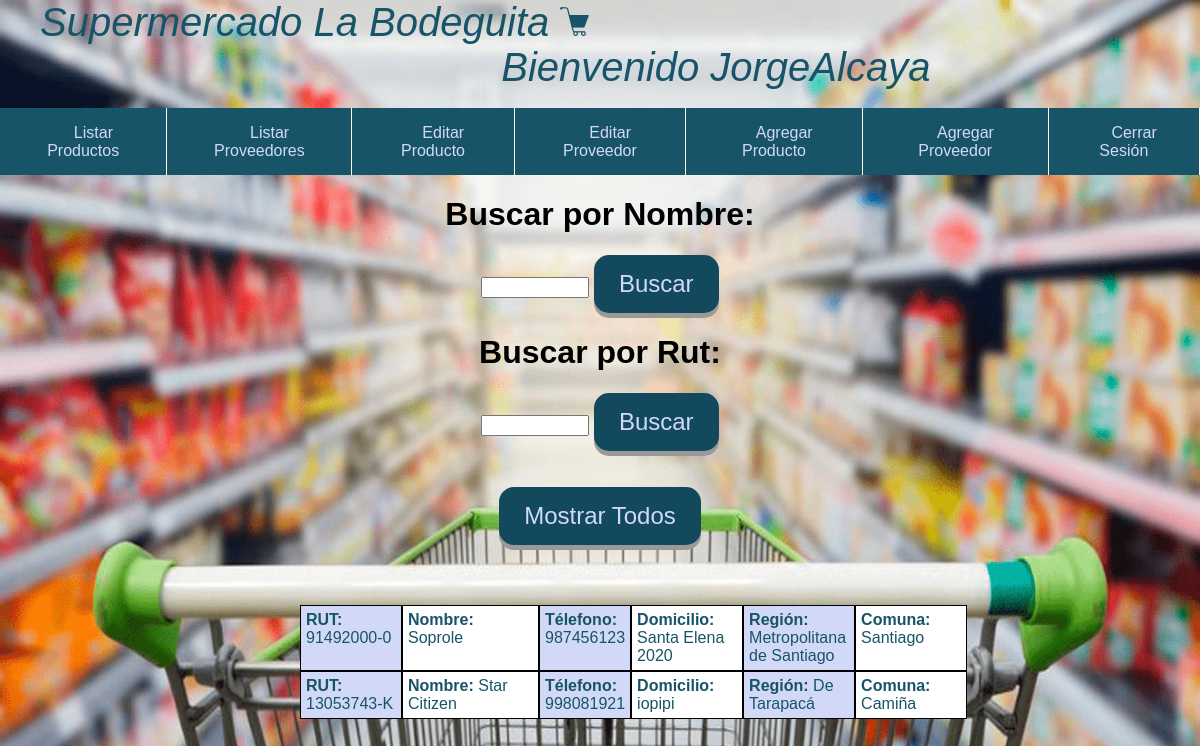
The page /listarProveedores (signed in) on the database its author committed.
### app/models.py (models this page shows, shortened)
class Proveedor(models.Model):
    rut = models.CharField(max_length=15)
    nombre = models.CharField(max_length=50)
    telefono = models.CharField(max_length=20)
    domicilio = models.CharField(max_length=50)
    region = models.CharField(max_length=50, blank=True, null=True)
    comuna = models.CharField(max_length=50, blank=True, null=True)

### app/views.py (the view)
# urls.py: path('listarProveedores', views.listarProveedores),
@login_required
def listarProveedores(request):
    proveedor = Proveedor.objects.all()
    rut = ""
    if request.POST.get('rut'):
        rut = request.POST.get('rut')
        proveedor = proveedor.filter(rut=rut)
    if request.POST.get('nombre'):
        nombre = request.POST.get('nombre')
        proveedor = proveedor.filter(nombre=nombre)
    return render(request, "app/listarProveedores.html", {'proveedor': proveedor})

### app/templates/app/listarProveedores.html (shortened to what this page needs)
{% extends 'app/base.html' %}
{% block content %}
{% load static %}
<link href="{% static 'css/estilosTabla.css' %}" rel="stylesheet">
<body>
    <div>
        <form class="centra" class="flot" action="/listarProveedores" method="POST">
            <div>
                <div>
                    <div>
                        <h1>Buscar por Nombre:</h1>
                    </div >
                    <input type="text" name="nombre" value="{{nombre}}" style="width:100px" />
                        <input  class="button" type="submit" value="Buscar">
                </div>
                <div>
                    <div>
                        <h1>Buscar por Rut:</h1>
                    </div>
                    <input type="text" name="rut" value="{{rut}}" style="width:100px" />
                    <input class="button" type="submit" value="Buscar">
                </div>
            </div>
            <br>
            <input class="button" action="/listarProveedores" type="submit" value="Mostrar Todos">
        </form>
    </div>
    {% for c in proveedor %}
    <body>
        <div id="tabla" id="divt">
            <div class="A" id="divt"><strong>RUT:  </strong>{{c.rut}}</div>
            <div class="B" id="divt"><strong>Nombre:  </strong>{{c.nombre}}</div>
            <div class="C" id="divt"><strong>Télefono:  </strong>{{c.telefono}}</div>
            <div class="D" id="divt"><strong>Domicilio:  </strong>{{c.domicilio}}</div>
            <div class="E" id="divt"><strong>Región:  </strong>{{c.region}}</div>
            <div class="F" id="divt"><strong>Comuna:  </strong>{{c.comuna}}</div>
        </div>
    </body>
    {% endfor%}
</body>
{% endblock content %}

### app/templates/app/base.html (shortened to what this page needs)
{% load static %}
<!DOCTYPE html>
<html lang="es">
<head>
    <link href="{% static 'css/estiloMenu.css' %}" rel="stylesheet">
    <link href="{% static 'css/icomoon/style.css' %}" rel="stylesheet">
    <link href="{% static 'css/estiloFormLogin.css' %}" rel="stylesheet">
    <link href="{% static 'css/table.css' %}" rel="stylesheet">
    <link href="{% static 'css/divEdit.css' %}" rel="stylesheet">
</head>
<dir class="titulo">
    Supermercado La Bodeguita <img src="{% static 'img/carrito.png' %}" alt="">
    {% if user.is_authenticated %} <span>123456789101112131415</span>Bienvenido {{user.username}}
    {% else %}<span>123456789101112131415</span>Bienvenido Proveedores{% endif %}
</dir>
<span>12345678910</span>
<body>
    <header class="titulo3">
        <nav class="menu">
            <ul>
                {% if user.is_authenticated %}
                <li><a href="http://localhost:8000/listarProductos"><span class="icon-file-text"></span> Listar
                        Productos</a></li>
                <li><a href="http://localhost:8000/listarProveedores"><span class="icon-file-text"></span> Listar
                        Proveedores</a></li>
                <li><a href="http://localhost:8000/listarProductosFull"><span class="icon-file-text"></span> Editar
                        Producto</a></li>
                <li><a href="http://localhost:8000/listarProveedoresFull"><span class="icon-file-text"></span> Editar
                        Proveedor</a></li>
                <li><a href="http://localhost:8000/ingresarProducto"><span class="icon-file-text"></span> Agregar
                        Producto</a></li>
                <li><a href="http://localhost:8000/ingresarProveedor"><span class="icon-file-text"></span> Agregar
                        Proveedor</a></li>
                <li><a href="http://localhost:8000/logout/"><span class="icon-clipboard"></span> Cerrar Sesión</a>
                </li>
                {% endif %}
            </ul>
        </nav>
    </header>
</body>
{% block content %}
{% endblock %}
</html>

### app/static/css/estiloMenu.css (style rules this page uses)
body { margin: 0; font-family: sans-serif; }
header { width: 100%; background: #185468; }
.menu ul { margin: 0; list-style: none; padding: 0; display: flex; }
.menu li { border-right: 1px solid #fff; }
.menu li a { display: block; padding: 15px 20px; color: rgb(210, 217, 248); text-decoration: none; }

### app/static/css/icomoon/style.css (style rules this page uses)
[class^="icon-"], [class*=" icon-"] { font-family: 'icomoon' !important; speak: none; font-style: normal; font-weight: normal; font-variant: normal; text-transform: none; line-height: 1; -webkit-font-smoothing: antialiased; -moz-osx-font-smoothing: grayscale; }
.icon-clipboard:before { content: "\e9b8"; }
.icon-file-text:before { content: "\e922"; }

### app/static/css/estiloFormLogin.css (style rules this page uses)
ul { list-style: none; padding: 0; text-align: center; color: rgb(210, 217, 248); }
.titulo { font-size: 40px; color: #185468; font-style: italic; font-family: 'Franklin Gothic Medium', 'Arial Narrow', Arial, sans-serif; margin: 0; }

### app/static/css/estilosTabla.css (style rules this page uses)
.button { display: inline-block; padding: 15px 25px; font-size: 24px; cursor: pointer; text-align: center; text-decoration: none; outline: none; color:rgb(210, 217, 248); background-color: #12495c; ; border: none; border-radius: 15px; box-shadow: 0 5px #999; }
.centra { text-align: center; margin-bottom: 5%; }
#divt { border: 1px solid #000000; padding: 5px; display: none; }
.A { background: rgb(210, 217, 248);; width: 90px; display: none; }
.B { background: #fff; width: 125px; display: none; }
.C { background: rgb(210, 217, 248);; width: 60px; display: none; }
.D { background: #fff; width: 100px; display: none; }
.E { background: rgb(210, 217, 248);; width: 100px; display: none; }
.F { background: #fff; width: 100px; display: none; }
#tabla { margin-left: 25%; color: #185468; }
#tabla .A, #tabla .B, #tabla .C, #tabla .D, #tabla .E, #tabla .F, #tabla .G, #tabla .H { display: table-cell; }

### rows shown on the page
Proveedor: rut "91492000-0", nombre "Soprole", telefono "987456123", domicilio "Santa Elena 2020", region "Metropolitana de Santiago", comuna "Santiago"
Proveedor: rut "13053743-K", nombre "Star Citizen", telefono "998081921", domicilio "iopipi", region "De Tarapacá", comuna "Camiña"

### other values the page prints
{{ user.username }} "JorgeAlcaya"
